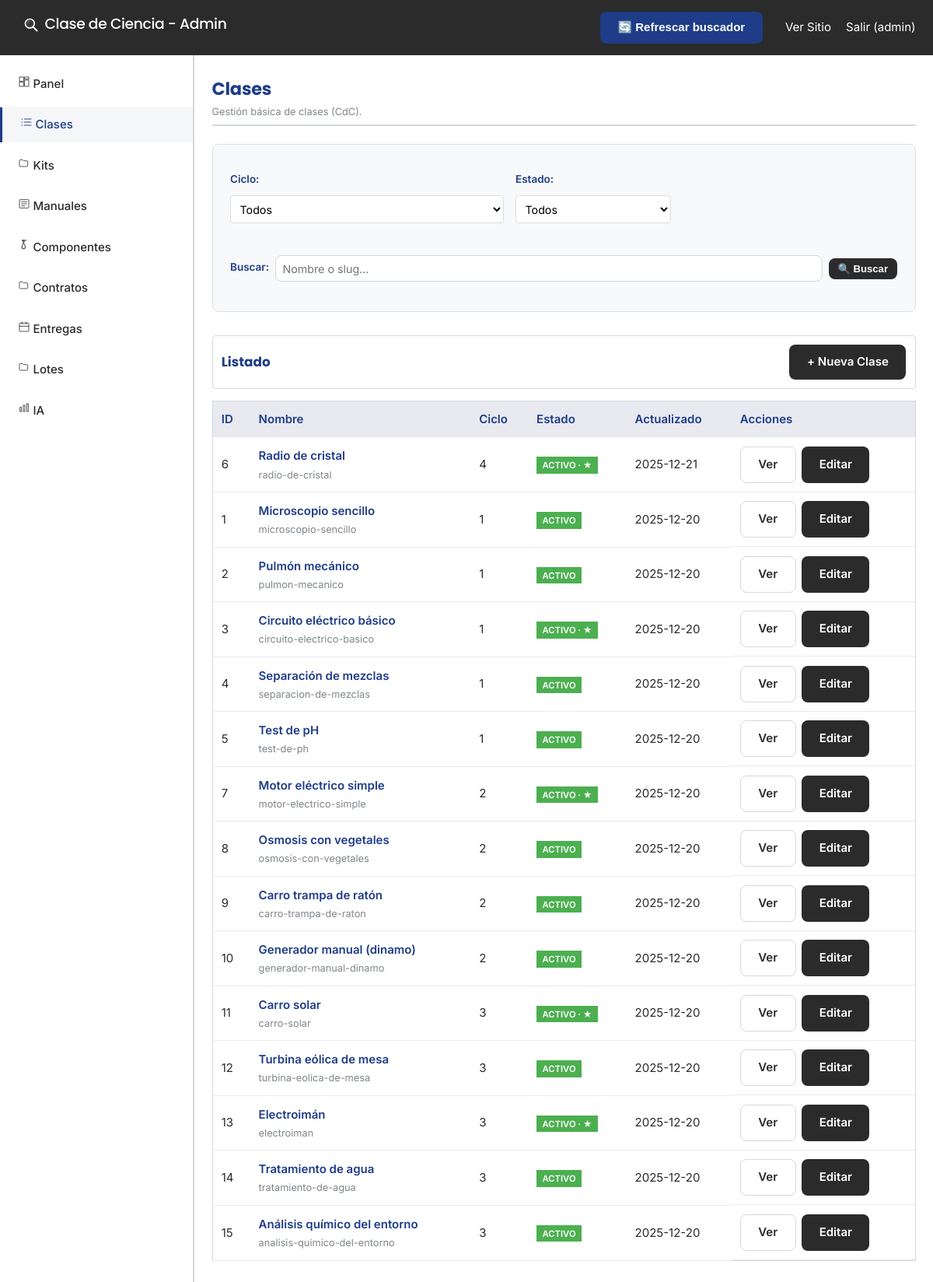
Page /admin/clases/index.php (signed in) on the earlier database version.
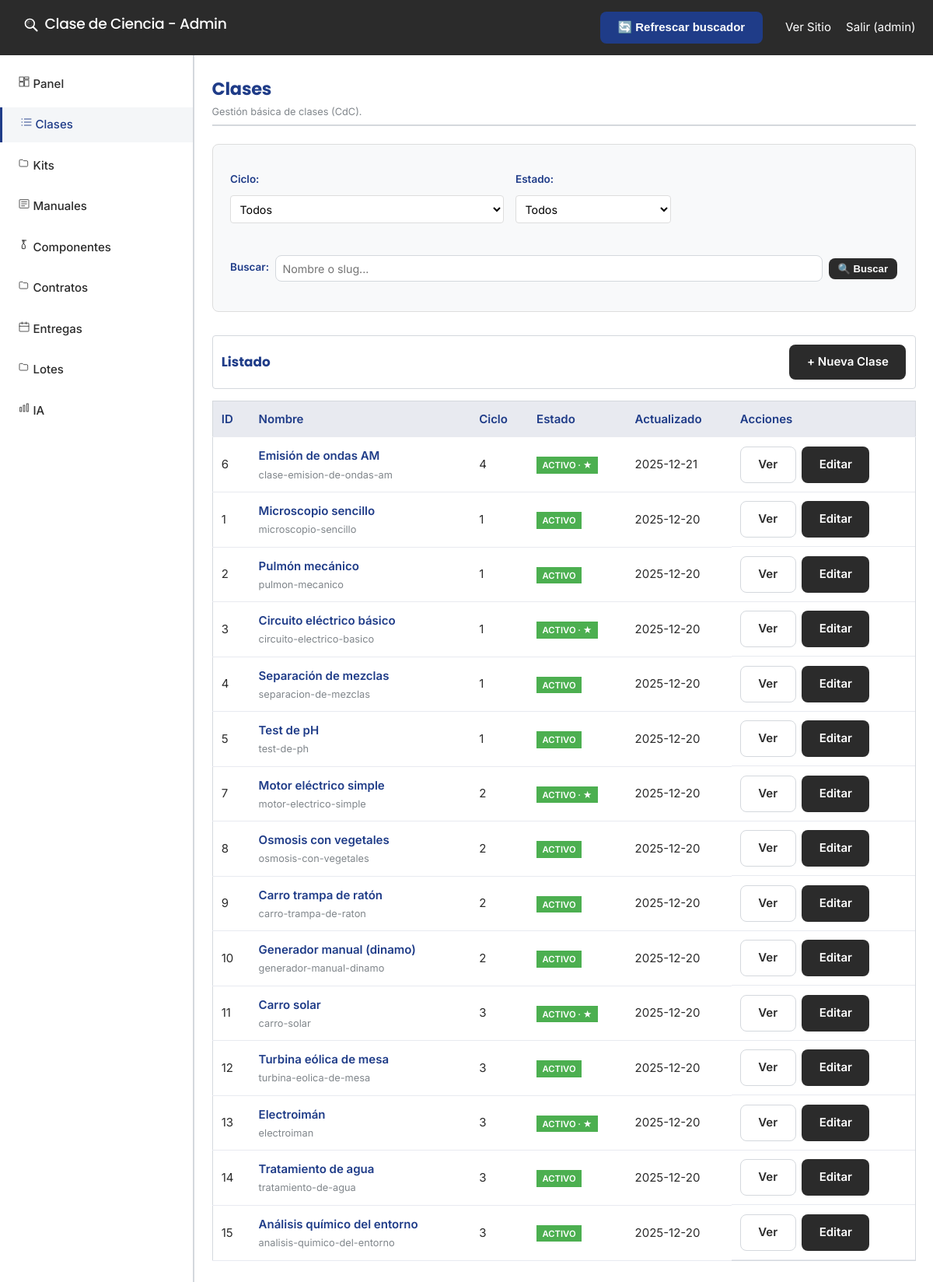
Same page on the later database version.
### tables this page shows
CREATE TABLE `clases` (
  `id` int(11) NOT NULL,
  `nombre` varchar(180) NOT NULL,
  `slug` varchar(180) NOT NULL,
  `ciclo` tinyint(1) NOT NULL,
  `grados` longtext DEFAULT NULL CHECK (json_valid(`grados`)),
  `dificultad` varchar(32) DEFAULT NULL,
  `duracion_minutos` int(11) DEFAULT NULL,
  `resumen` text DEFAULT NULL,
  `objetivo_aprendizaje` text DEFAULT NULL,
  `imagen_portada` varchar(255) DEFAULT NULL,
  `video_portada` varchar(255) DEFAULT NULL,
  `seguridad` longtext DEFAULT NULL CHECK (json_valid(`seguridad`)),
  `seo_title` varchar(160) DEFAULT NULL,
  `seo_description` varchar(255) DEFAULT NULL,
  `activo` tinyint(1) NOT NULL DEFAULT 1,
  `destacado` tinyint(1) NOT NULL DEFAULT 0,
  `orden_popularidad` int(11) NOT NULL DEFAULT 0,
  `status` enum('draft','published') NOT NULL DEFAULT 'draft',
  `published_at` datetime DEFAULT NULL,
  `autor` varchar(120) DEFAULT NULL,
  `contenido_html` mediumtext DEFAULT NULL,
  `created_at` datetime NOT NULL DEFAULT current_timestamp(),
  `updated_at` datetime NOT NULL DEFAULT current_timestamp() ON UPDATE current_timestamp()
);

### admin/clases/index.php (the view, shortened to what this page needs)
<?php
require_once '../auth.php';
$search = isset($_GET['search']) ? trim($_GET['search']) : '';
$params = [];
$where = ['1=1'];
try {
    $sql = "SELECT id, nombre, slug, ciclo, activo, destacado, updated_at FROM clases WHERE " . implode(' AND ', $where) . " ORDER BY updated_at DESC";
    $stmt = $pdo->prepare($sql);
    $stmt->execute($params);
    $clases = $stmt->fetchAll(PDO::FETCH_ASSOC);
} catch (PDOException $e) {
    $clases = [];
}
include '../header.php';
?>
<div class="page-header">
  <h2>Clases</h2>
  <span class="help-text">Gestión básica de clases (CdC).</span>
</div>
<div class="filters-bar">
  <form method="GET" class="filters-form">
    <div class="filter-group">
      <label for="ciclo">Ciclo:</label>
      <select name="ciclo" id="ciclo" onchange="this.form.submit()">
        <option value="">Todos</option>
      </select>
    </div>
    <div class="filter-group">
      <label for="activo">Estado:</label>
      <select name="activo" id="activo" onchange="this.form.submit()">
        <option value="">Todos</option>
      </select>
    </div>
    <div class="filter-group search-group">
      <label for="search">Buscar:</label>
      <input type="text" id="search" name="search" value="<?= htmlspecialchars($search, ENT_QUOTES, 'UTF-8') ?>" placeholder="Nombre o slug..." />
      <button type="submit" class="btn btn-sm">🔍 Buscar</button>
    </div>
  </form>
</div>
<div class="card" style="margin-bottom:1rem;display:flex;justify-content:space-between;align-items:center;">
  <h3 style="margin:0;">Listado</h3>
  <a href="/admin/clases/edit.php" class="btn">+ Nueva Clase</a>
</div>
<?php if (empty($clases)): ?>
  <div class="message info">No hay clases.</div>
  <p><a href="/admin/clases/edit.php" class="btn">Crear Clase</a></p>
<?php else: ?>
  <table class="data-table">
    <thead>
      <tr>
        <th>ID</th>
        <th>Nombre</th>
        <th>Ciclo</th>
        <th>Estado</th>
        <th>Actualizado</th>
        <th>Acciones</th>
      </tr>
    </thead>
    <tbody>
      <?php foreach ($clases as $p): ?>
      <tr>
        <td><?= (int)$p['id'] ?></td>
        <td><strong><?= htmlspecialchars($p['nombre'], ENT_QUOTES, 'UTF-8') ?></strong><br><small class="help-text"><?= htmlspecialchars($p['slug'], ENT_QUOTES, 'UTF-8') ?></small></td>
        <td><?= htmlspecialchars($p['ciclo'], ENT_QUOTES, 'UTF-8') ?></td>
        <td>
          <span style="padding:0.25rem 0.5rem;background:<?= ((int)$p['activo']) ? '#4caf50' : '#ff9800' ?>;color:#fff;font-size:0.75rem;font-weight:600;">
            <?= ((int)$p['activo']) ? 'ACTIVO' : 'INACTIVO' ?><?= ((int)$p['destacado']) ? ' · ★' : '' ?>
          </span>
        </td>
        <td><?= htmlspecialchars(date('Y-m-d', strtotime($p['updated_at'])), ENT_QUOTES, 'UTF-8') ?></td>
        <td class="actions">
          <a href="/<?= htmlspecialchars($p['slug'], ENT_QUOTES, 'UTF-8') ?>" target="_blank" class="btn btn-secondary action-btn">Ver</a>
          <a href="/admin/clases/edit.php?id=<?= (int)$p['id'] ?>" class="btn action-btn">Editar</a>
        </td>
      </tr>
      <?php endforeach; ?>
    </tbody>
  </table>
<?php endif; ?>
<?php include '../footer.php'; ?>

Differences in the rows shown:
changed clases id 6: nombre "Radio de cristal" → "Emisión de ondas AM"; slug "radio-de-cristal" → "clase-emision-de-ondas-am"
